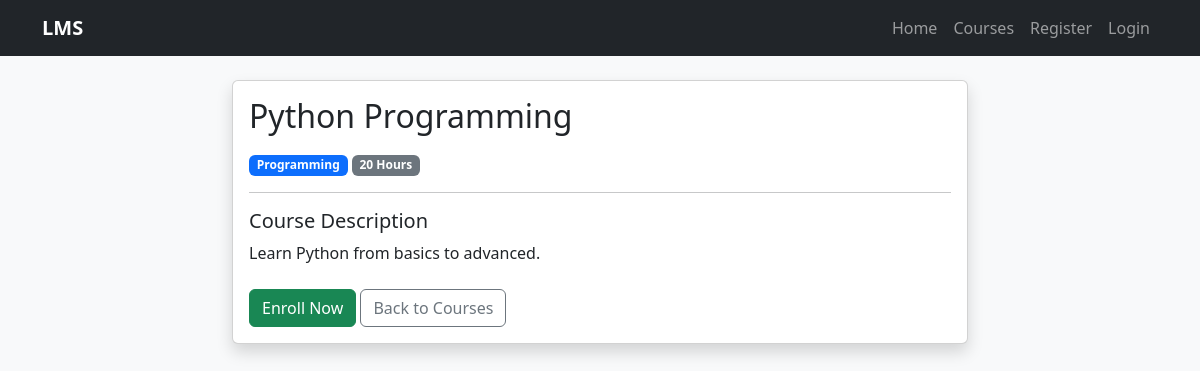
The page /course/1 on the database its author committed.
### tables this page shows
CREATE TABLE courses(
        id INTEGER PRIMARY KEY AUTOINCREMENT,
        course_name TEXT NOT NULL,
        category TEXT NOT NULL,
        duration TEXT NOT NULL,
        description TEXT NOT NULL
    );

### app.py (the view)
@app.route("/course/<int:id>")
def course_details(id):
    conn = get_connection()
    course = conn.execute(
        """
        SELECT *
        FROM courses
        WHERE id = ?
        """,
        (id,)
    ).fetchone()
    conn.close()
    return render_template(
        "course_detail.html",
        course=course
    )

### database.py (called while the page is built)
def get_connection():
    conn = sqlite3.connect("course.db")
    conn.row_factory = sqlite3.Row
    return conn

### templates/course_detail.html (shortened to what this page needs)
{% extends "base.html" %}
{% block content %}
<div class="row justify-content-center">
    <div class="col-lg-8">
        <div class="card shadow">
            <div class="card-body">
                <h2 class="card-title mb-3">
                    {{ course["course_name"] }}
                </h2>
                <div class="mb-3">
                    <span class="badge bg-primary">
                        {{ course["category"] }}
                    </span>
                    <span class="badge bg-secondary">
                        {{ course["duration"] }}
                    </span>
                </div>
                <hr>
                <h5>
                    Course Description
                </h5>
                <p class="card-text">
                    {{ course["description"] }}
                </p>
                <div class="mt-4">
                    <a
                        href="/enroll/{{ course['id'] }}"
                        class="btn btn-success"
                    >
                        Enroll Now
                    </a>
                    <a
                        href="/courses"
                        class="btn btn-outline-secondary"
                    >
                        Back to Courses
                    </a>
                </div>
            </div>
        </div>
    </div>
</div>
{% endblock %}

### rows shown on the page
courses: course_name "Python Programming", category "Programming", duration "20 Hours", description "Learn Python from basics to advanced."
